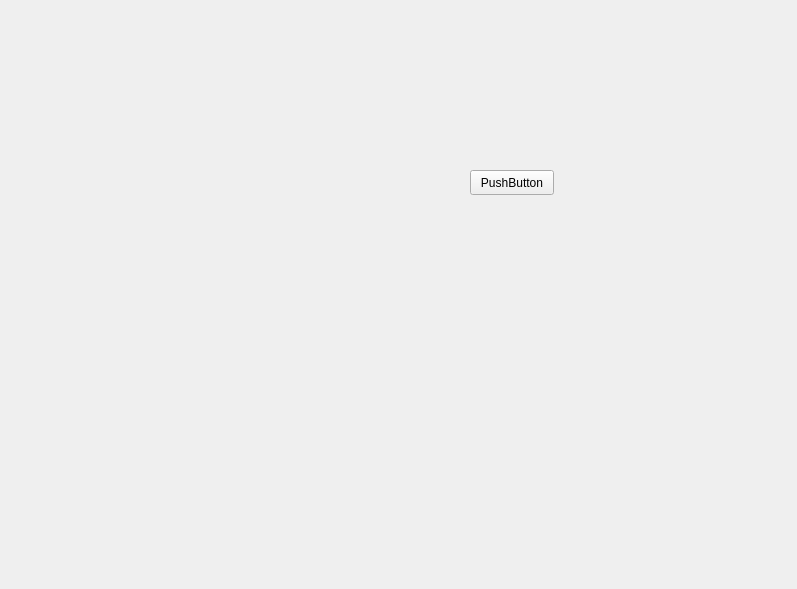
<?xml version="1.0" encoding="UTF-8"?>
<ui version="4.0">
 <class>QtGuiApplication1Class</class>
 <widget class="QWidget" name="QtGuiApplication1Class">
  <property name="geometry">
   <rect>
    <x>0</x>
    <y>0</y>
    <width>797</width>
    <height>589</height>
   </rect>
  </property>
  <property name="windowTitle">
   <string>QtGuiApplication1</string>
  </property>
  <widget class="QPushButton" name="pushButton">
   <property name="geometry">
    <rect>
     <x>470</x>
     <y>170</y>
     <width>84</width>
     <height>25</height>
    </rect>
   </property>
   <property name="text">
    <string>PushButton</string>
   </property>
  </widget>
 </widget>
 <layoutdefault spacing="6" margin="11"/>
 <resources>
  <include location="qtguiapplication1.qrc"/>
 </resources>
 <connections/>
</ui>
